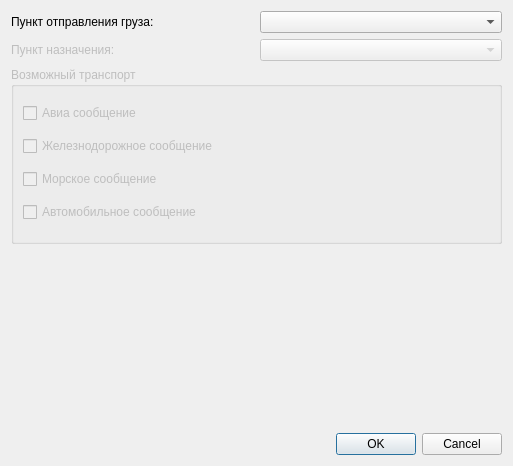
<ui version="4.0" >
 <class>CNewCargoDialog</class>
 <widget class="QDialog" name="CNewCargoDialog" >
  <property name="geometry" >
   <rect>
    <x>0</x>
    <y>0</y>
    <width>513</width>
    <height>466</height>
   </rect>
  </property>
  <property name="windowTitle" >
   <string>Новый груз</string>
  </property>
  <layout class="QGridLayout" >
   <item row="0" column="0" >
    <widget class="QLabel" name="label" >
     <property name="text" >
      <string>Пункт отправления груза:</string>
     </property>
    </widget>
   </item>
   <item row="0" column="1" >
    <widget class="QComboBox" name="m_from" />
   </item>
   <item row="1" column="0" >
    <widget class="QLabel" name="m_destLabel" >
     <property name="enabled" >
      <bool>false</bool>
     </property>
     <property name="text" >
      <string>Пункт назначения:</string>
     </property>
    </widget>
   </item>
   <item row="1" column="1" >
    <widget class="QComboBox" name="m_dest" >
     <property name="enabled" >
      <bool>false</bool>
     </property>
    </widget>
   </item>
   <item row="2" column="0" colspan="2" >
    <widget class="QGroupBox" name="m_speed" >
     <property name="enabled" >
      <bool>false</bool>
     </property>
     <property name="title" >
      <string>Возможный транспорт</string>
     </property>
     <layout class="QVBoxLayout" >
      <item>
       <widget class="QCheckBox" name="m_airplane" >
        <property name="text" >
         <string>Авиа сообщение</string>
        </property>
       </widget>
      </item>
      <item>
       <widget class="QCheckBox" name="m_train" >
        <property name="text" >
         <string>Железнодорожное сообщение</string>
        </property>
       </widget>
      </item>
      <item>
       <widget class="QCheckBox" name="m_ship" >
        <property name="text" >
         <string>Морское сообщение</string>
        </property>
       </widget>
      </item>
      <item>
       <widget class="QCheckBox" name="m_truck" >
        <property name="text" >
         <string>Автомобильное сообщение</string>
        </property>
       </widget>
      </item>
     </layout>
    </widget>
   </item>
   <item row="3" column="0" colspan="2" >
    <widget class="CRoutesView" native="1" name="m_routes" >
     <property name="enabled" >
      <bool>false</bool>
     </property>
    </widget>
   </item>
   <item row="4" column="0" colspan="2" >
    <widget class="QDialogButtonBox" name="buttonBox" >
     <property name="orientation" >
      <enum>Qt::Horizontal</enum>
     </property>
     <property name="standardButtons" >
      <set>QDialogButtonBox::Cancel|QDialogButtonBox::NoButton|QDialogButtonBox::Ok</set>
     </property>
    </widget>
   </item>
  </layout>
 </widget>
 <customwidgets>
  <customwidget>
   <class>CRoutesView</class>
   <extends>QWidget</extends>
   <header>RoutesView.h</header>
   <container>1</container>
  </customwidget>
 </customwidgets>
 <resources/>
 <connections>
  <connection>
   <sender>buttonBox</sender>
   <signal>accepted()</signal>
   <receiver>CNewCargoDialog</receiver>
   <slot>accept()</slot>
   <hints>
    <hint type="sourcelabel" >
     <x>248</x>
     <y>254</y>
    </hint>
    <hint type="destinationlabel" >
     <x>157</x>
     <y>274</y>
    </hint>
   </hints>
  </connection>
  <connection>
   <sender>buttonBox</sender>
   <signal>rejected()</signal>
   <receiver>CNewCargoDialog</receiver>
   <slot>reject()</slot>
   <hints>
    <hint type="sourcelabel" >
     <x>316</x>
     <y>260</y>
    </hint>
    <hint type="destinationlabel" >
     <x>286</x>
     <y>274</y>
    </hint>
   </hints>
  </connection>
 </connections>
</ui>
